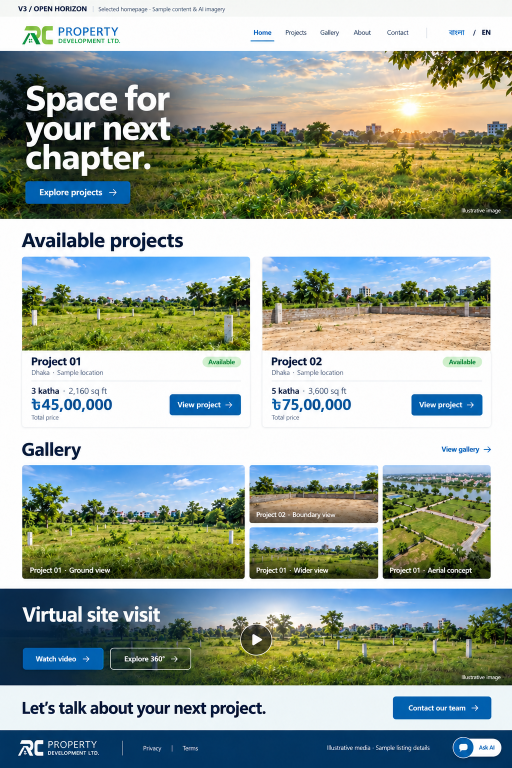
#> input picture docs/references/01-home.png, 1024 x 1536 px (shown at 1/2 size)
$ python extract_assets.py
#> lines starting #> are read from the running program, lines starting #| are printed output that depends on the picture
"""Extract only image/logo regions; never render a screenshot as working UI."""
from pathlib import Path
from PIL import Image

ROOT = Path(__file__).resolve().parent.parent
OUT = ROOT / "static/images"
OUT.mkdir(parents=True, exist_ok=True)
SOURCES = {
    "home-project-01.jpg": ("01-home.png", (45, 515, 498, 699)),
    "home-project-02.jpg": ("01-home.png", (526, 515, 980, 699)),
    "gallery-ground.jpg": ("05-gallery.png", (57, 249, 514, 417)),
    "visit-background.jpg": ("01-home.png", (585, 1179, 1023, 1343)),
    "hero.jpg": ("01-home.png", (355, 102, 1024, 437)),
    "project-01.jpg": ("03-project-01-details.png", (76, 289, 685, 527)),
    "project-01-wide.jpg": ("05-gallery.png", (797, 248, 1093, 418)),
    "project-01-post.jpg": ("03-project-01-details.png", (490, 562, 683, 646)),
    "project-02.jpg": ("04-project-02-details.png", (56, 180, 806, 437)),
    "project-02-wide.jpg": ("05-gallery.png", (612, 470, 1093, 642)),
    "project-02-wall.jpg": ("04-project-02-details.png", (614, 807, 878, 917)),
    "aerial-01.jpg": ("05-gallery.png", (526, 248, 787, 417)),
    "aerial-02.jpg": ("04-project-02-details.png", (894, 807, 1157, 917)),
    "about.jpg": ("08-about-contact.png", (337, 114, 756, 456)),
    "community.jpg": ("08-about-contact.png", (284, 475, 503, 615)),
    "sunset.jpg": ("08-about-contact.png", (516, 475, 726, 615)),
    "map.jpg": ("03-project-01-details.png", (724, 665, 1021, 773)),
}
for name, (source, box) in SOURCES.items():
    Image.open(ROOT / "docs/references" / source).crop(box).save(OUT / name, quality=96)
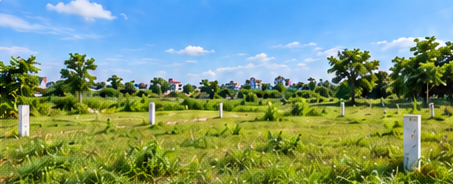
#> saved as home-project-01.jpg: PIL image 453x184 RGB; mean R, G, B 123.2, 152.4, 120.8
#> pass 3 of the loop `for name, (source, box) in SOURCES.items():`:
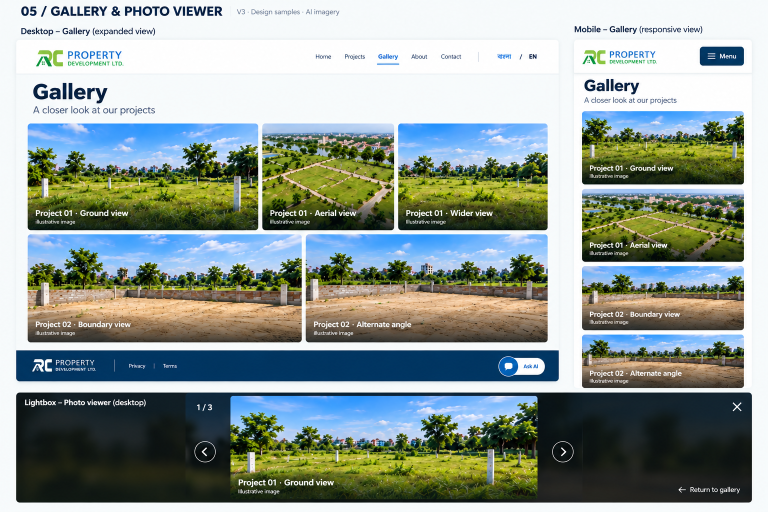
#> input picture docs/references/05-gallery.png, 1536 x 1024 px (shown at 1/2 size)
#> `Image.open(ROOT / "docs/references" / source).crop(box).save(OUT / nam..`:
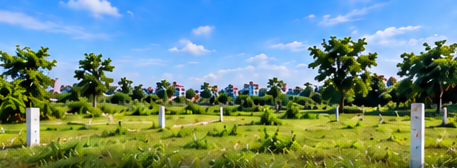
#> saved as gallery-ground.jpg: PIL image 457x168 RGB; mean R, G, B 111.6, 143.1, 127.1
#> the loop made 17 passes; the first 3 are shown
# Cleanest full supplied logo in board 12 (no re-drawing).
#> (the run stopped early here; a loop or call above may not have finished)
